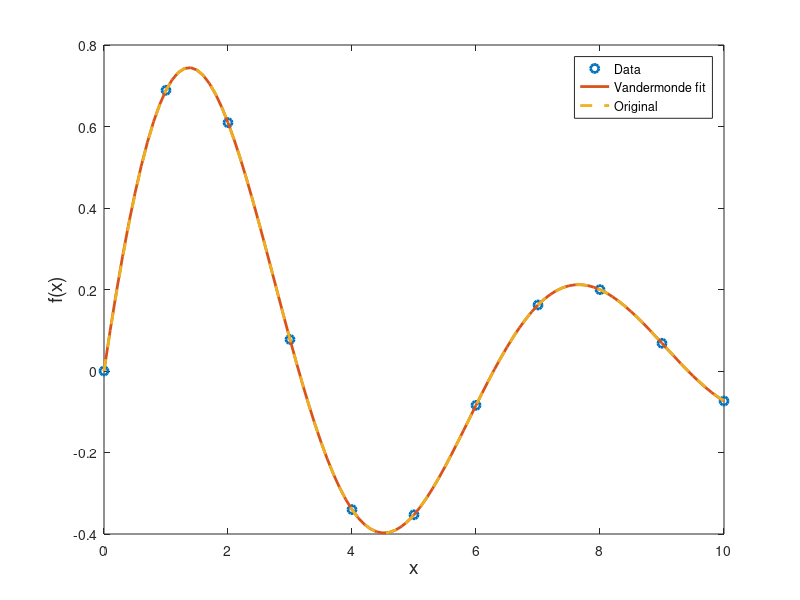

Write MATLAB code to recreate this figure.
%**************************************************************************
%*     Example 12.3                                                       *
%*     filename: ch12pr03.m                                               *
%*     program listing number: 12.3                                       *
%*                                                                        *
%*     This program interpolates 11-point data with the Vandermonde       *
%*     matrix.                                                            *
%*                                                                        *
%*     Programed by Ryoichi Kawai for Computational Physics Course.       *
%*     Last modification:  02/25/2017.                                    *
%**************************************************************************
clear all

% data to be fitted
F=[0.0000, 0.6889, 0.6095, 0.0774, -0.3401, -0.3528,...
   -0.0842, 0.1620, 0.1997, 0.0681, -0.0736];
X=[0.0,1.0,2.0,3.0,4.0,5.0,6.0,7.0,8.0,9.0,10.];
N=size(F,2);

% construction of the Vandermonde matrix
x = zeros(N,N);
x(:,1)=1;
for i=2:N
    x(:,i)=X(:).^(i-1);
end

% solve the linear equation x*a=F
a=x\F';

% evaluate the function value
% between the sampling points.
M=101;
z=linspace(0,X(N),M);

for j=1:M
    y(j)=a(1);
    for i=2:N
        y(j)=y(j)+a(i)*z(j)^(i-1);
    end
end

v = sin(z).*exp(-0.2*z);

p=plot(X,F,'o',z,y,z,v,'--');
set(p,'linewidth',2);
xlabel('x','fontsize',14);
ylabel('f(x)','fontsize',14);
legend('Data','Vandermonde fit','Original');
legend('location','northeast');
